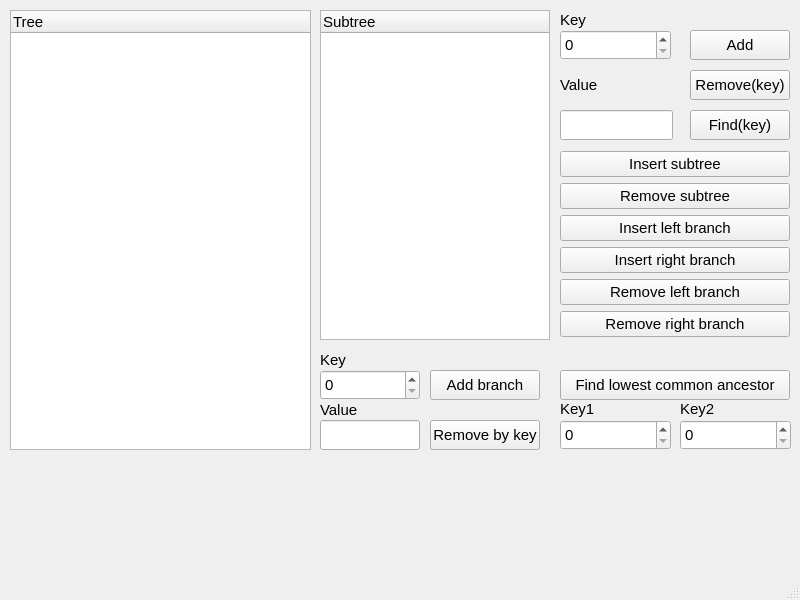
<?xml version="1.0" encoding="UTF-8"?>
<ui version="4.0">
 <class>MainWindow</class>
 <widget class="QMainWindow" name="MainWindow">
  <property name="geometry">
   <rect>
    <x>0</x>
    <y>0</y>
    <width>800</width>
    <height>600</height>
   </rect>
  </property>
  <property name="font">
   <font>
    <pointsize>11</pointsize>
   </font>
  </property>
  <property name="windowTitle">
   <string>Task1</string>
  </property>
  <widget class="QWidget" name="centralwidget">
   <widget class="QTreeWidget" name="treeWidget">
    <property name="geometry">
     <rect>
      <x>10</x>
      <y>10</y>
      <width>301</width>
      <height>440</height>
     </rect>
    </property>
    <column>
     <property name="text">
      <string>Tree</string>
     </property>
    </column>
   </widget>
   <widget class="QTreeWidget" name="treeWidget_2">
    <property name="geometry">
     <rect>
      <x>320</x>
      <y>10</y>
      <width>230</width>
      <height>330</height>
     </rect>
    </property>
    <column>
     <property name="text">
      <string notr="true">Subtree</string>
     </property>
    </column>
   </widget>
   <widget class="QSpinBox" name="spinKey1">
    <property name="geometry">
     <rect>
      <x>560</x>
      <y>30</y>
      <width>111</width>
      <height>30</height>
     </rect>
    </property>
    <property name="maximum">
     <number>1000000000</number>
    </property>
   </widget>
   <widget class="QLineEdit" name="lineValue1">
    <property name="geometry">
     <rect>
      <x>560</x>
      <y>110</y>
      <width>113</width>
      <height>30</height>
     </rect>
    </property>
   </widget>
   <widget class="QLabel" name="mainTreeKeyLabel">
    <property name="geometry">
     <rect>
      <x>560</x>
      <y>10</y>
      <width>110</width>
      <height>20</height>
     </rect>
    </property>
    <property name="text">
     <string>Key</string>
    </property>
   </widget>
   <widget class="QLabel" name="label_2">
    <property name="geometry">
     <rect>
      <x>560</x>
      <y>70</y>
      <width>110</width>
      <height>30</height>
     </rect>
    </property>
    <property name="text">
     <string>Value</string>
    </property>
   </widget>
   <widget class="QPushButton" name="addButton1">
    <property name="geometry">
     <rect>
      <x>690</x>
      <y>30</y>
      <width>100</width>
      <height>30</height>
     </rect>
    </property>
    <property name="text">
     <string>Add</string>
    </property>
   </widget>
   <widget class="QPushButton" name="removeButton1">
    <property name="geometry">
     <rect>
      <x>690</x>
      <y>70</y>
      <width>100</width>
      <height>30</height>
     </rect>
    </property>
    <property name="text">
     <string>Remove(key)</string>
    </property>
   </widget>
   <widget class="QPushButton" name="findButton1">
    <property name="geometry">
     <rect>
      <x>690</x>
      <y>110</y>
      <width>100</width>
      <height>30</height>
     </rect>
    </property>
    <property name="text">
     <string>Find(key)</string>
    </property>
   </widget>
   <widget class="QSpinBox" name="spinKey2">
    <property name="geometry">
     <rect>
      <x>320</x>
      <y>370</y>
      <width>100</width>
      <height>30</height>
     </rect>
    </property>
    <property name="maximum">
     <number>1000000000</number>
    </property>
   </widget>
   <widget class="QPushButton" name="addButton2">
    <property name="geometry">
     <rect>
      <x>430</x>
      <y>370</y>
      <width>110</width>
      <height>30</height>
     </rect>
    </property>
    <property name="text">
     <string>Add branch</string>
    </property>
   </widget>
   <widget class="QLabel" name="label_3">
    <property name="geometry">
     <rect>
      <x>320</x>
      <y>350</y>
      <width>66</width>
      <height>20</height>
     </rect>
    </property>
    <property name="text">
     <string>Key</string>
    </property>
   </widget>
   <widget class="QLabel" name="label_4">
    <property name="geometry">
     <rect>
      <x>320</x>
      <y>400</y>
      <width>66</width>
      <height>20</height>
     </rect>
    </property>
    <property name="text">
     <string>Value</string>
    </property>
   </widget>
   <widget class="QPushButton" name="removeButton2">
    <property name="geometry">
     <rect>
      <x>430</x>
      <y>420</y>
      <width>110</width>
      <height>30</height>
     </rect>
    </property>
    <property name="text">
     <string>Remove by key</string>
    </property>
   </widget>
   <widget class="QLineEdit" name="lineValue2">
    <property name="geometry">
     <rect>
      <x>320</x>
      <y>420</y>
      <width>100</width>
      <height>30</height>
     </rect>
    </property>
   </widget>
   <widget class="QPushButton" name="lowestCommonAncestorButton">
    <property name="geometry">
     <rect>
      <x>560</x>
      <y>370</y>
      <width>230</width>
      <height>30</height>
     </rect>
    </property>
    <property name="font">
     <font>
      <pointsize>11</pointsize>
     </font>
    </property>
    <property name="text">
     <string>Find lowest common ancestor</string>
    </property>
   </widget>
   <widget class="QSpinBox" name="spin1">
    <property name="geometry">
     <rect>
      <x>680</x>
      <y>420</y>
      <width>111</width>
      <height>30</height>
     </rect>
    </property>
    <property name="maximum">
     <number>1000000000</number>
    </property>
   </widget>
   <widget class="QLabel" name="label_5">
    <property name="geometry">
     <rect>
      <x>560</x>
      <y>400</y>
      <width>100</width>
      <height>17</height>
     </rect>
    </property>
    <property name="text">
     <string>Key1</string>
    </property>
   </widget>
   <widget class="QSpinBox" name="spin2">
    <property name="geometry">
     <rect>
      <x>560</x>
      <y>420</y>
      <width>111</width>
      <height>30</height>
     </rect>
    </property>
    <property name="maximum">
     <number>1000000000</number>
    </property>
   </widget>
   <widget class="QLabel" name="label_6">
    <property name="geometry">
     <rect>
      <x>680</x>
      <y>400</y>
      <width>110</width>
      <height>17</height>
     </rect>
    </property>
    <property name="text">
     <string>Key2</string>
    </property>
   </widget>
   <widget class="QWidget" name="verticalLayoutWidget">
    <property name="geometry">
     <rect>
      <x>560</x>
      <y>151</y>
      <width>230</width>
      <height>190</height>
     </rect>
    </property>
    <layout class="QVBoxLayout" name="verticalLayout">
     <item>
      <widget class="QPushButton" name="insertSubtreeButton">
       <property name="text">
        <string>Insert subtree</string>
       </property>
      </widget>
     </item>
     <item>
      <widget class="QPushButton" name="removeSubtreeButton">
       <property name="text">
        <string>Remove subtree</string>
       </property>
      </widget>
     </item>
     <item>
      <widget class="QPushButton" name="insertLBranchButton">
       <property name="text">
        <string>Insert left branch</string>
       </property>
      </widget>
     </item>
     <item>
      <widget class="QPushButton" name="insertRBranchButton">
       <property name="text">
        <string>Insert right branch</string>
       </property>
      </widget>
     </item>
     <item>
      <widget class="QPushButton" name="removeLBranchButton">
       <property name="text">
        <string>Remove left branch</string>
       </property>
      </widget>
     </item>
     <item>
      <widget class="QPushButton" name="removeRBranchButton">
       <property name="text">
        <string>Remove right branch</string>
       </property>
      </widget>
     </item>
    </layout>
   </widget>
  </widget>
  <widget class="QMenuBar" name="menubar">
   <property name="geometry">
    <rect>
     <x>0</x>
     <y>0</y>
     <width>800</width>
     <height>22</height>
    </rect>
   </property>
  </widget>
  <widget class="QStatusBar" name="statusbar"/>
 </widget>
 <resources/>
 <connections/>
</ui>
